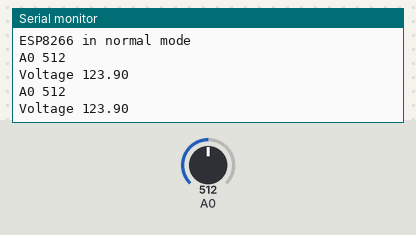
Bench run of a sketch on a simulated Arduino Uno, built with avr-gcc and run on an emulated ATmega328P. On the bench: the last lines printed to the serial monitor. The test bench sets the inputs (shaded band); at power-on: A0 = 512.

Above: at 1.8 s.
1.9 s: A0 set to 716
At 2.8 s:
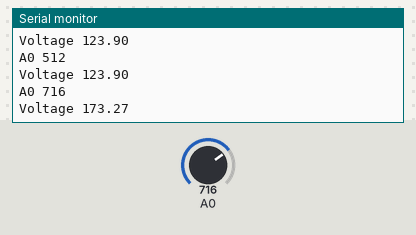
3.4 s: A0 set to 900
At 4.6 s:
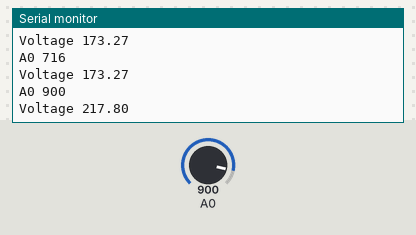
Timing chart, 0 to 6.4 s (numbered marks = the images above; inputs shaded):
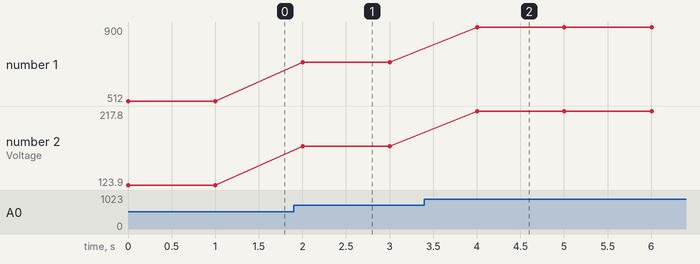

The sketch:

sketch_sep07b.ino
```cpp
void setup() {
   Serial.begin(115200);
  Serial.println("ESP8266 in normal mode");
}

void loop() {
  getVoltage();
  delay(1000);
}
void getVoltage(){
    int nVoltageRaw = analogRead(A0);
    float fVoltage = (float)nVoltageRaw * 0.242;
  Serial.print("A0 "); Serial.println(nVoltageRaw);
  Serial.print("Voltage "); Serial.println(fVoltage);
}
```

Measured:
- after the input at 1.9 s, the serial monitor: prints a new line after 0.10 s (image 1)
- after the input at 3.4 s, the serial monitor: prints a new line after 0.60 s (image 2)
- plotted number 1: 512 → 716 after the input at 1.9 s, 716 → 900 after the input at 3.4 s
- plotted number 2: 123.9 → 173.27 after the input at 1.9 s, 173.27 → 217.8 after the input at 3.4 s
